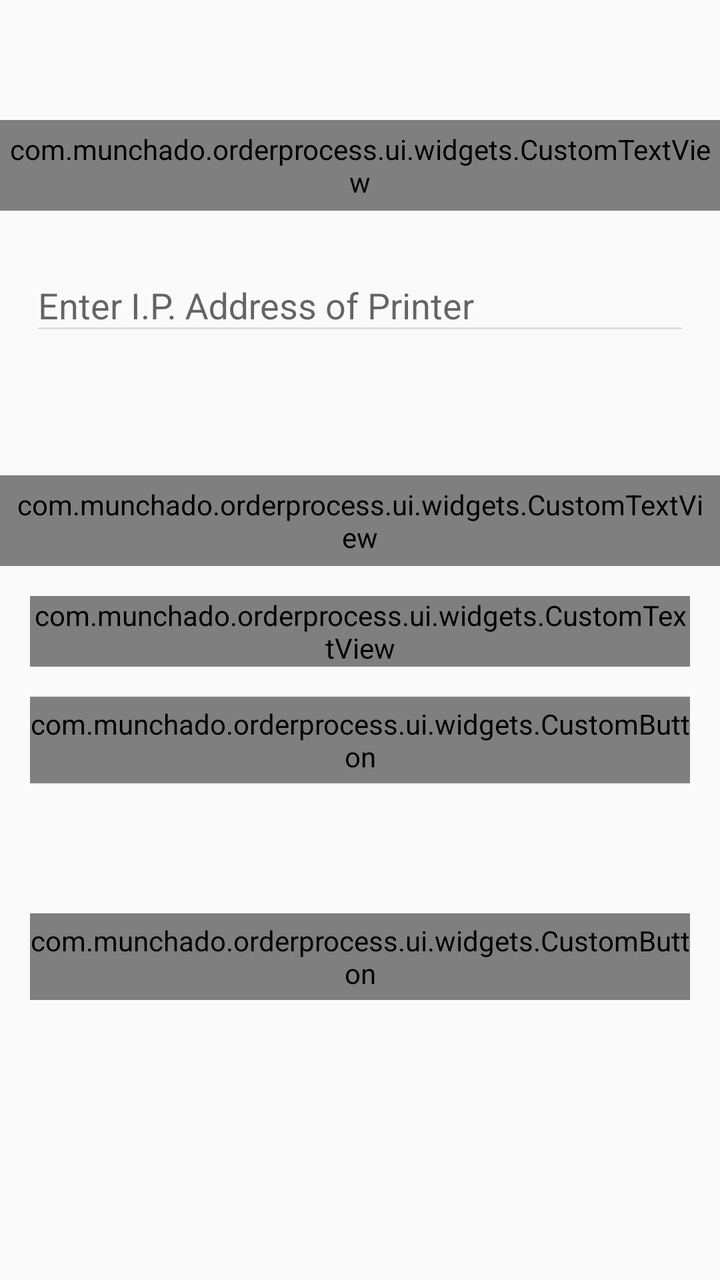
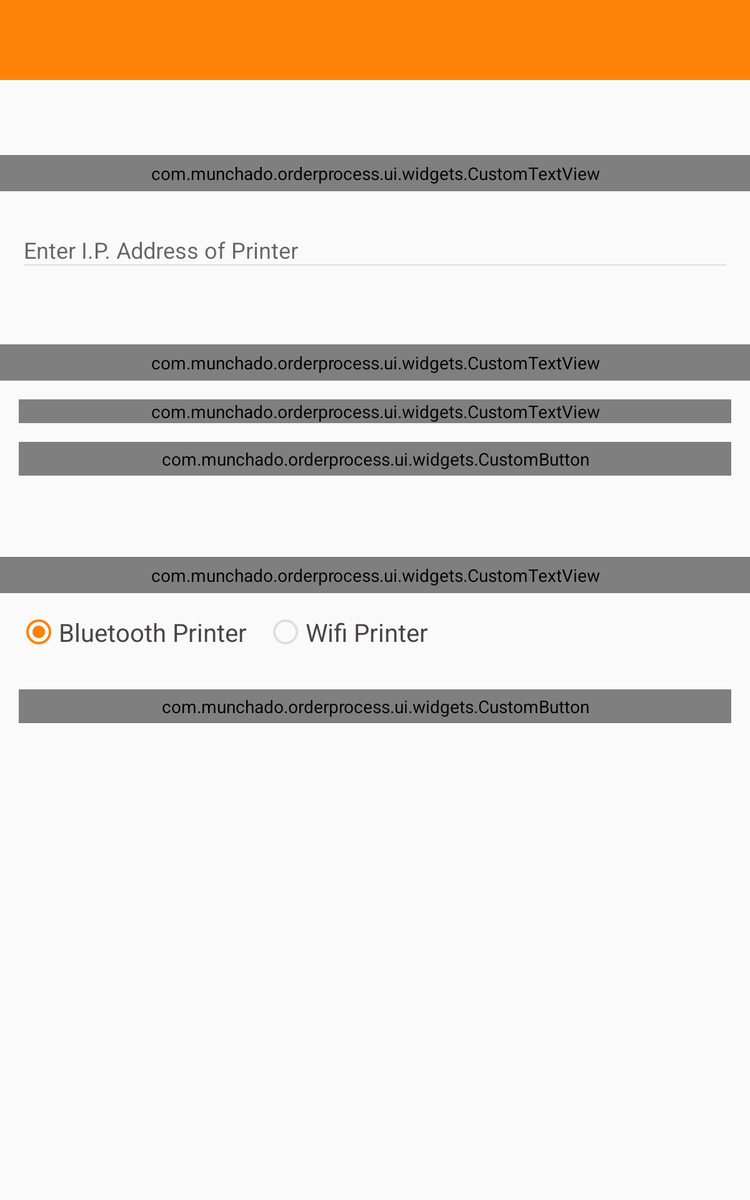

One screen, two layout resources from the same app: the default and the repository's alternative for another configuration. Each is rendered where Android would select it; the XML of both is given below.
<!-- AndroidManifest.xml: application theme AppTheme -->
<!-- res/layout/activity_printer_setting.xml -->
<?xml version="1.0" encoding="utf-8"?>
<LinearLayout xmlns:android="http://schemas.android.com/apk/res/android"
    xmlns:app="http://schemas.android.com/apk/res-auto"
    xmlns:tools="http://schemas.android.com/tools"
    android:layout_width="match_parent"
    android:layout_height="match_parent"
    android:orientation="vertical"
    tools:context="com.munchado.orderprocess.ui.activity.settings.PrinterSettingActivity">


    <com.munchado.orderprocess.ui.widgets.CustomTextView
        android:layout_width="match_parent"
        android:layout_height="wrap_content"
        android:layout_marginTop="60dp"
        android:background="@color/grey_background"
        android:paddingBottom="5dp"
        android:paddingTop="5dp"
        android:text="  Wifi Settings"
        android:textColor="@color/white"
        android:textSize="@dimen/textSizeXXLarge"
        app:textStyle="AvenirNextCondensedMedium" />

    <android.support.design.widget.TextInputLayout
        android:id="@+id/email_layout"
        android:layout_width="match_parent"
        android:layout_height="wrap_content"
        android:layout_marginBottom="25dp"
        android:layout_marginEnd="@dimen/fifteendp"
        android:layout_marginLeft="@dimen/fifteendp"
        android:layout_marginRight="@dimen/fifteendp"
        android:layout_marginStart="@dimen/fifteendp"
        android:layout_marginTop="@dimen/fifteendp"
        app:counterOverflowTextAppearance="@color/prmary_txt_color"
        app:errorTextAppearance="@style/TextErrorAppearance"
        app:hintTextAppearance="@style/TextFloatLabelAppearance">

        <EditText
            android:id="@+id/ip"
            android:layout_width="match_parent"
            android:layout_height="wrap_content"
            android:focusableInTouchMode="true"
            android:hint="Enter I.P. Address of Printer"
            android:inputType="textEmailAddress"
            android:maxLines="1"
            android:singleLine="true"
            android:textColor="@color/default_text_color" />
    </android.support.design.widget.TextInputLayout>

    <com.munchado.orderprocess.ui.widgets.CustomTextView
        android:id="@+id/title_paired_devices"
        android:layout_width="match_parent"
        android:layout_height="wrap_content"
        android:layout_marginTop="40dp"
        android:background="@color/grey_background"
        android:padding="5dp"
        android:text="  Bluetooth Settings"
        android:textColor="@color/white"
        android:textSize="@dimen/textSizeXXLarge"
        app:textStyle="AvenirNextCondensedMedium" />

    <com.munchado.orderprocess.ui.widgets.CustomTextView
        android:id="@+id/bluetooth_model"
        android:layout_width="match_parent"
        android:layout_height="wrap_content"
        android:layout_margin="@dimen/fifteendp"
        android:gravity="center"
        android:text="No Model selected"
        android:textAppearance="?android:attr/textAppearanceMedium"
        android:textColor="@color/dark_grey"
        android:textSize="@dimen/textSizeXXLarge"
        app:textStyle="AvenirNextCondensedMedium" />

    <com.munchado.orderprocess.ui.widgets.CustomButton
        android:id="@+id/select_printer"
        android:layout_width="match_parent"
        android:layout_height="wrap_content"
        android:layout_marginBottom="50dp"
        android:layout_marginLeft="@dimen/fifteendp"
        android:layout_marginRight="@dimen/fifteendp"
        android:background="@drawable/green_button"
        android:text="Select Printer Model"
        android:textSize="15sp"
        android:textColor="@color/white"
        app:textStyle="AvenirNextDemiBold" />

    <com.munchado.orderprocess.ui.widgets.CustomButton
        android:id="@+id/submit_btn"
        android:layout_width="match_parent"
        android:layout_height="wrap_content"
        android:layout_margin="@dimen/fifteendp"
        android:background="@drawable/green_button"
        android:text="Save"
        android:textSize="15sp"
        android:textColor="@color/white"
        app:textStyle="AvenirNextDemiBold" />
</LinearLayout>
<!-- resources referenced by this layout -->
<resources>
  <color name="dark_grey">#484547</color>
  <color name="default_text_color">#2a2a2a</color>
  <color name="grey_background">#8C8C8C</color>
  <color name="prmary_txt_color">#4b4b4b</color>
  <color name="white">#ffffff</color>
  <dimen name="fifteendp">15dp</dimen>
  <dimen name="textSizeXXLarge">20sp</dimen>
  <!-- drawable green_button (drawable) -->
  <?xml version="1.0" encoding="utf-8"?>
  <selector xmlns:android="http://schemas.android.com/apk/res/android">
      <item>
          <inset xmlns:android="http://schemas.android.com/apk/res/android" android:insetBottom="@dimen/margin_small" android:insetLeft="@dimen/margin_small" android:insetRight="@dimen/margin_small" android:insetTop="@dimen/margin_small">
              <shape android:shape="rectangle">
                  <corners android:radius="@dimen/control_padding_material" />
                  <solid android:color="@color/login_bg" />
              </shape>
          </inset>
      </item>
  </selector>
  <style name="TextErrorAppearance" parent="TextAppearance.Design.Error">
          
          <item name="android:textColor">#C63C32</item>
          <item name="android:textSize">11sp</item>
      </style>
  <!-- from res/values-v21/ -->
  <style name="TextFloatLabelAppearance" parent="TextAppearance.Design.Hint">
          <item name="android:textColor">@color/prmary_txt_color</item>
          <item name="android:colorControlNormal">@color/grey_outline_color</item>
          <item name="android:colorControlHighlight">@color/grey_light</item>
          <item name="android:colorControlActivated">@color/grey_light</item>
      </style>
  <style name="AppTheme" parent="Theme.AppCompat.Light.DarkActionBar">
          
          <item name="colorPrimary">@color/colorPrimary</item>
          <item name="colorPrimaryDark">@color/colorPrimaryDark</item>
          <item name="colorAccent">@color/colorAccent</item>
  
          <item name="colorControlNormal">@color/grey_outline_color</item>
          <item name="colorControlActivated">@color/colorPrimary</item>
      </style>
  <dimen name="margin_small">4dp</dimen>
  <dimen name="control_padding_material">4dp</dimen>
  <color name="login_bg">#90C332</color>
  <color name="grey_outline_color">#dedfe0</color>
  <color name="grey_light">#AAAAAA</color>
  <color name="colorPrimary">#FF8208</color>
  <color name="colorPrimaryDark">#EF7600</color>
  <color name="colorAccent">@color/colorPrimary</color>
</resources>
<!-- res/layout-sw600dp/activity_printer_setting.xml (the repository's variant of the layout above) -->
<!-- drawn on a 7-inch tablet held upright -->
<?xml version="1.0" encoding="utf-8"?>
<LinearLayout xmlns:android="http://schemas.android.com/apk/res/android"
    xmlns:app="http://schemas.android.com/apk/res-auto"
    xmlns:tools="http://schemas.android.com/tools"
    android:layout_width="match_parent"
    android:layout_height="match_parent"
    android:orientation="vertical"
    tools:context="com.munchado.orderprocess.ui.activity.settings.PrinterSettingActivity">

    <android.support.v7.widget.Toolbar
        android:id="@+id/toolbar_1"
        style="@style/ToolBarStyle.Event"
        android:layout_width="match_parent"
        android:layout_height="?attr/actionBarSize"
        android:background="?attr/colorPrimary"
        app:popupTheme="@style/AppTheme.PopupOverlay" />

    <com.munchado.orderprocess.ui.widgets.CustomTextView
        android:layout_width="match_parent"
        android:layout_height="wrap_content"
        android:layout_marginTop="60dp"
        android:background="@color/grey_background"
        android:paddingBottom="5dp"
        android:paddingTop="5dp"
        android:text="  Wifi Settings"
        android:textColor="@color/white"
        android:textSize="@dimen/textSizeXXLarge"
        app:textStyle="HelveticaLight" />

    <android.support.design.widget.TextInputLayout
        android:id="@+id/email_layout"
        android:layout_width="match_parent"
        android:layout_height="wrap_content"
        android:layout_marginBottom="25dp"
        android:layout_marginEnd="@dimen/fifteendp"
        android:layout_marginLeft="@dimen/fifteendp"
        android:layout_marginRight="@dimen/fifteendp"
        android:layout_marginStart="@dimen/fifteendp"
        android:layout_marginTop="@dimen/fifteendp"
        app:counterOverflowTextAppearance="@color/prmary_txt_color"
        app:errorTextAppearance="@style/TextErrorAppearance"
        app:hintTextAppearance="@style/TextFloatLabelAppearance">

        <EditText
            android:id="@+id/ip"
            android:layout_width="match_parent"
            android:layout_height="wrap_content"
            android:focusableInTouchMode="true"
            android:hint="Enter I.P. Address of Printer"
            android:inputType="textEmailAddress"
            android:maxLines="1"
            android:singleLine="true"
            android:textColor="@color/default_text_color" />
    </android.support.design.widget.TextInputLayout>

    <com.munchado.orderprocess.ui.widgets.CustomTextView
        android:id="@+id/title_paired_devices"
        android:layout_width="match_parent"
        android:layout_height="wrap_content"
        android:layout_marginTop="30dp"
        android:background="@color/grey_background"
        android:padding="5dp"
        android:text="  Bluetooth Settings"
        android:textColor="@color/white"
        android:textSize="@dimen/textSizeXXLarge"
        app:textStyle="HelveticaLight" />

    <com.munchado.orderprocess.ui.widgets.CustomTextView
        android:id="@+id/bluetooth_model"
        android:layout_width="match_parent"
        android:layout_height="wrap_content"
        android:layout_margin="@dimen/fifteendp"
        android:gravity="center"
        android:text="No Model selected"
        android:textAppearance="?android:attr/textAppearanceMedium"
        android:textColor="@color/dark_grey"
        android:textSize="@dimen/textSizeXXLarge"
        app:textStyle="HelveticaLight" />

    <com.munchado.orderprocess.ui.widgets.CustomButton
        android:id="@+id/select_printer"
        android:layout_width="match_parent"
        android:layout_height="wrap_content"
        android:layout_marginBottom="50dp"
        android:layout_marginLeft="@dimen/fifteendp"
        android:layout_marginRight="@dimen/fifteendp"
        android:background="@drawable/green_button"
        android:text="Select Printer Model"
        android:textColor="@color/white"
        android:textSize="15sp"
        app:textStyle="HelveticaLight" />

    <com.munchado.orderprocess.ui.widgets.CustomTextView
        android:layout_width="match_parent"
        android:layout_height="wrap_content"
        android:layout_marginTop="15dp"
        android:background="@color/grey_background"
        android:padding="5dp"
        android:text="  Default Printer Settings"
        android:textColor="@color/white"
        android:textSize="@dimen/textSizeXXLarge"
        app:textStyle="HelveticaLight" />


    <RadioGroup
        android:id="@+id/radiogroup"
        android:layout_width="wrap_content"
        android:layout_height="wrap_content"
        android:layout_margin="@dimen/fifteendp"
        android:orientation="horizontal">

        <RadioButton
            android:id="@+id/radioButton_bluetooth"
            android:layout_width="wrap_content"
            android:layout_height="wrap_content"
            android:checked="true"
            android:text="Bluetooth Printer"
            android:textColor="@color/dark_grey"
            android:textSize="@dimen/textSizeXXLarge" />

        <RadioButton
            android:id="@+id/radioButton_wifi"
            android:layout_width="wrap_content"
            android:layout_height="wrap_content"
            android:layout_marginLeft="@dimen/fifteendp"
            android:layout_marginStart="@dimen/fifteendp"
            android:text="Wifi Printer"
            android:textColor="@color/dark_grey"
            android:textSize="@dimen/textSizeXXLarge" />
    </RadioGroup>


    <com.munchado.orderprocess.ui.widgets.CustomButton
        android:id="@+id/submit_btn"
        android:layout_width="match_parent"
        android:layout_height="wrap_content"
        android:layout_margin="@dimen/fifteendp"
        android:background="@drawable/green_button"
        android:text="Save"
        android:textColor="@color/white"
        android:textSize="15sp"
        app:textStyle="HelveticaLight" />
</LinearLayout>
<!-- resources referenced by the variant -->
<!-- as a 7-inch tablet held upright resolves them -->
<resources>
  <color name="dark_grey">#484547</color>
  <color name="default_text_color">#2a2a2a</color>
  <color name="grey_background">#8C8C8C</color>
  <color name="prmary_txt_color">#4b4b4b</color>
  <color name="white">#ffffff</color>
  <dimen name="fifteendp">15dp</dimen>
  <dimen name="textSizeXXLarge">20sp</dimen>
  <!-- drawable green_button (drawable) -->
  <?xml version="1.0" encoding="utf-8"?>
  <selector xmlns:android="http://schemas.android.com/apk/res/android">
      <item>
          <inset xmlns:android="http://schemas.android.com/apk/res/android" android:insetBottom="@dimen/margin_small" android:insetLeft="@dimen/margin_small" android:insetRight="@dimen/margin_small" android:insetTop="@dimen/margin_small">
              <shape android:shape="rectangle">
                  <corners android:radius="@dimen/control_padding_material" />
                  <solid android:color="@color/login_bg" />
              </shape>
          </inset>
      </item>
  </selector>
  <style name="AppTheme.PopupOverlay" parent="ThemeOverlay.AppCompat.Light" />
  <style name="TextErrorAppearance" parent="TextAppearance.Design.Error">
          
          <item name="android:textColor">#C63C32</item>
          <item name="android:textSize">11sp</item>
      </style>
  <!-- from res/values-v21/ -->
  <style name="TextFloatLabelAppearance" parent="TextAppearance.Design.Hint">
          <item name="android:textColor">@color/prmary_txt_color</item>
          <item name="android:colorControlNormal">@color/grey_outline_color</item>
          <item name="android:colorControlHighlight">@color/grey_light</item>
          <item name="android:colorControlActivated">@color/grey_light</item>
      </style>
  <style name="ToolBarStyle.Event" parent="ToolBarStyle">
          <item name="titleTextAppearance">@style/TextAppearance.Widget.Event.Toolbar.Title</item>
      </style>
  <style name="AppTheme" parent="Theme.AppCompat.Light.DarkActionBar">
          
          <item name="colorPrimary">@color/colorPrimary</item>
          <item name="colorPrimaryDark">@color/colorPrimaryDark</item>
          <item name="colorAccent">@color/colorAccent</item>
  
          <item name="colorControlNormal">@color/grey_outline_color</item>
          <item name="colorControlActivated">@color/colorPrimary</item>
      </style>
  <dimen name="margin_small">4dp</dimen>
  <dimen name="control_padding_material">4dp</dimen>
  <color name="login_bg">#90C332</color>
  <color name="grey_outline_color">#dedfe0</color>
  <color name="grey_light">#AAAAAA</color>
  <style name="ToolBarStyle" parent="ToolBarStyle.Base" />
  <style name="TextAppearance.Widget.Event.Toolbar.Title" parent="TextAppearance.Widget.AppCompat.Toolbar.Title">
          
          <item name="android:textStyle">bold</item>
      </style>
  <color name="colorPrimary">#FF8208</color>
  <color name="colorPrimaryDark">#EF7600</color>
  <color name="colorAccent">@color/colorPrimary</color>
  <style name="ToolBarStyle.Base" parent="">
          <item name="popupTheme">@style/ThemeOverlay.AppCompat.Light</item>
          <item name="theme">@style/ThemeOverlay.AppCompat.Dark.ActionBar</item>
      </style>
</resources>
